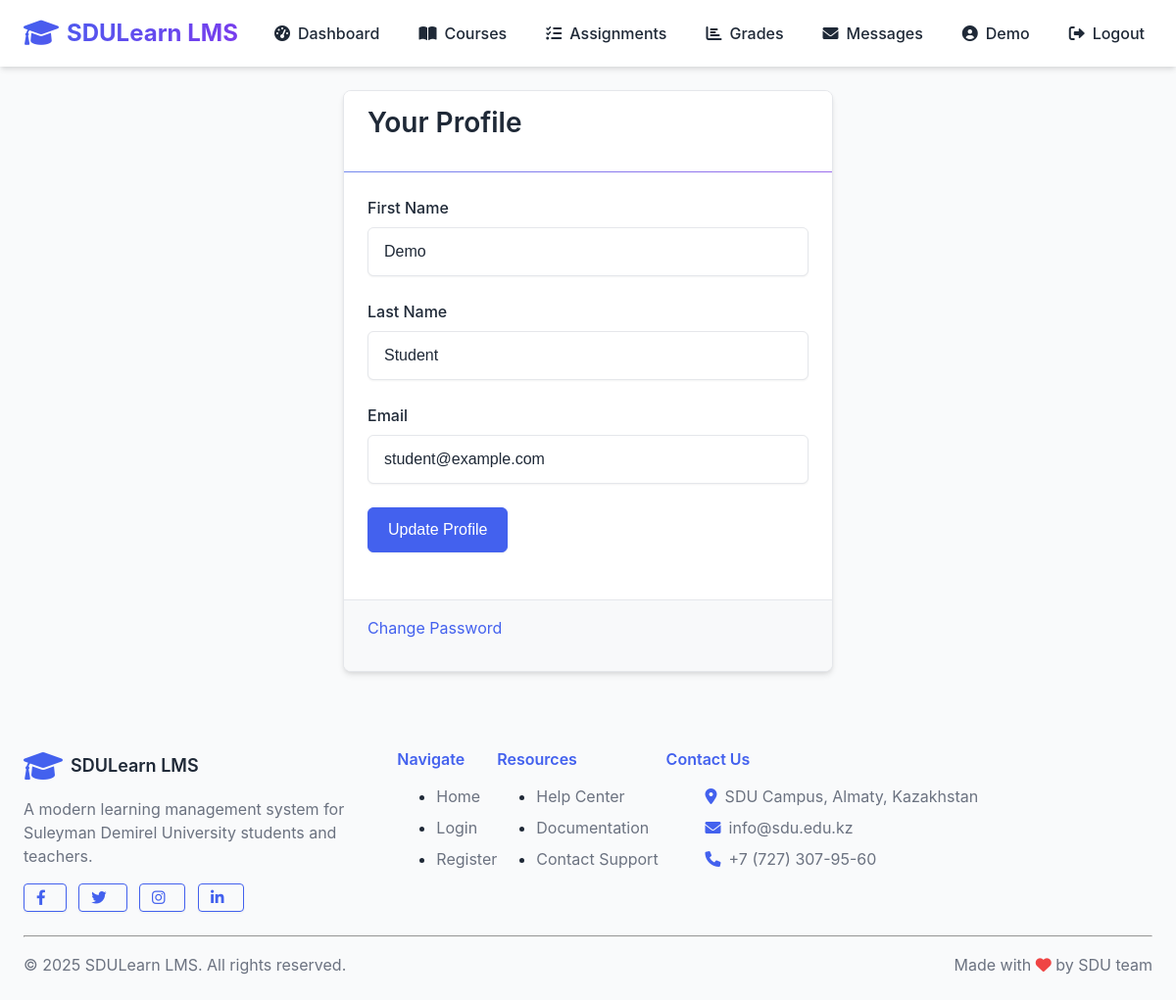
/profile (signed in), run on the app's committed database.
### lms/models/user.py (models this page shows, shortened)
class User(db.Model, UserMixin):
    __tablename__ = 'users'
    id = db.Column(db.Integer, primary_key=True)
    first_name = db.Column(db.String(50), nullable=False)
    last_name = db.Column(db.String(50), nullable=False)
    email = db.Column(db.String(120), unique=True, nullable=False)
    password_hash = db.Column(db.String(256), nullable=False)
    role_id = db.Column(db.Integer, db.ForeignKey('roles.id'), nullable=False)
    is_active = db.Column(db.Boolean, default=True)
    created_at = db.Column(db.DateTime, default=datetime.utcnow)
    updated_at = db.Column(db.DateTime, default=datetime.utcnow, onupdate=datetime.utcnow)
    certificate_path = db.Column(db.String(255), nullable=True, default=None)
    certificate_verified = db.Column(db.Boolean, nullable=True, default=False)
    certificate_submitted_at = db.Column(db.DateTime, nullable=True, default=None)
    created_courses = db.relationship('Course', backref='teacher', lazy='dynamic')
    enrollments = db.relationship('Enrollment', back_populates='student', lazy='dynamic')
    submissions = db.relationship('Submission', back_populates='student', lazy='dynamic')
    @property
    def password(self):
        raise AttributeError('Password is not a readable attribute')
    def is_admin(self):
        return self.role.name == 'admin'
    def is_teacher(self):
        return self.role.name == 'teacher'
    def is_student(self):
        return self.role.name == 'student'

### lms/routes/auth.py (the view)
@auth_bp.route('/profile', methods=['GET', 'POST'])
@login_required
def profile():
    form = ProfileUpdateForm(original_email=current_user.email)
    if form.validate_on_submit():
        current_user.first_name = form.first_name.data
        current_user.last_name = form.last_name.data
        current_user.email = form.email.data
        db.session.commit()
        flash('Your profile has been updated!', 'success')
        return redirect(url_for('auth.profile'))
    elif request.method == 'GET':
        form.first_name.data = current_user.first_name
        form.last_name.data = current_user.last_name
        form.email.data = current_user.email
    return render_template('auth/profile.html', form=form)

### lms/utils/forms.py (shortened to what this page needs)
class ProfileUpdateForm(FlaskForm):
    first_name = StringField('First Name', validators=[DataRequired(), Length(min=2, max=50)])
    last_name = StringField('Last Name', validators=[DataRequired(), Length(min=2, max=50)])
    email = StringField('Email', validators=[DataRequired(), Email()])
    submit = SubmitField('Update Profile')
    def __init__(self, original_email, *args, **kwargs):
        super(ProfileUpdateForm, self).__init__(*args, **kwargs)
        self.original_email = original_email

### app.py (called while the page is built)
@login_manager.user_loader
def load_user(user_id):
    return User.query.get(int(user_id))

### lms/templates/auth/profile.html (shortened to what this page needs)
{% extends 'base.html' %}
{% block content %}
<div class="card" style="max-width: 500px; margin: 0 auto;">
    <div class="card-header">
        <h2>Your Profile</h2>
    </div>
    <div class="card-body">
        <form method="POST" action="{{ url_for('auth.profile') }}">
            <div class="form-group">
                {{ form.first_name.label }}
                {{ form.first_name(class="form-control") }}
            </div>
            <div class="form-group">
                {{ form.last_name.label }}
                {{ form.last_name(class="form-control") }}
            </div>
            <div class="form-group">
                {{ form.email.label }}
                {{ form.email(class="form-control") }}
            </div>
            <div class="form-group">
                {{ form.submit(class="btn btn-primary") }}
            </div>
        </form>
    </div>
    <div class="card-footer">
        <p><a href="{{ url_for('auth.change_password') }}">Change Password</a></p>
    </div>
</div>
{% endblock %}

### lms/templates/base.html (shortened to what this page needs)
<!DOCTYPE html>
<html lang="en">
<head>
    <link rel="stylesheet" href="{{ url_for('static', filename='css/styles.css') }}">
    <link rel="stylesheet" href="https://cdnjs.cloudflare.com/ajax/libs/font-awesome/6.0.0-beta3/css/all.min.css">
</head>
<body>
    <nav class="navbar">
        <div class="container navbar-container">
            <a href="/" class="navbar-logo">
                <i class="fas fa-graduation-cap"></i> SDULearn LMS
            </a>
            <ul class="navbar-links" id="navbar-links">
                {% if current_user.is_authenticated %}
                    {% if current_user.is_admin() %}
                        <li><a href="{{ url_for('admin.dashboard') }}" {% if request.path.startswith('/admin/dashboard') %}class="active"{% endif %}><i class="fas fa-tachometer-alt"></i> Dashboard</a></li>
                        <li><a href="{{ url_for('admin.manage_users') }}" {% if request.path.startswith('/admin/users') %}class="active"{% endif %}><i class="fas fa-users"></i> Users</a></li>
                        <li><a href="{{ url_for('admin.manage_teachers') }}" {% if request.path.startswith('/admin/teachers') %}class="active"{% endif %}><i class="fas fa-chalkboard-teacher"></i> Teachers</a></li>
                        <li><a href="{{ url_for('admin.manage_courses') }}" {% if request.path.startswith('/admin/courses') %}class="active"{% endif %}><i class="fas fa-book"></i> Courses</a></li>
                        <li><a href="{{ url_for('messages.inbox') }}" {% if request.path.startswith('/messages') %}class="active"{% endif %}><i class="fas fa-envelope"></i> Messages
                            <span id="messages-unread-badge" class="badge badge-danger" style="display: none;"></span>
                        </a></li>
                    {% elif current_user.is_student() %}
                        <li><a href="{{ url_for('student.dashboard') }}" {% if request.path.startswith('/student/dashboard') %}class="active"{% endif %}><i class="fas fa-tachometer-alt"></i> Dashboard</a></li>
                        <li><a href="{{ url_for('student.browse_courses') }}" {% if request.path.startswith('/student/courses') %}class="active"{% endif %}><i class="fas fa-book-open"></i> Courses</a></li>
                        <li><a href="{{ url_for('student.my_assignments') }}" {% if request.path.startswith('/student/assignments') %}class="active"{% endif %}><i class="fas fa-tasks"></i> Assignments</a></li>
                        <li><a href="{{ url_for('student.view_grades') }}" {% if request.path.startswith('/student/grades') %}class="active"{% endif %}><i class="fas fa-chart-bar"></i> Grades</a></li>
                        <li><a href="{{ url_for('messages.inbox') }}" {% if request.path.startswith('/messages') %}class="active"{% endif %}><i class="fas fa-envelope"></i> Messages
                        </a></li>
                    {% endif %}
                    <li><a href="{{ url_for('auth.profile') }}" {% if request.path.startswith('/auth/profile') %}class="active"{% endif %}><i class="fas fa-user-circle"></i> {{ current_user.first_name }}</a></li>
                    <li><a href="{{ url_for('auth.logout') }}"><i class="fas fa-sign-out-alt"></i> Logout</a></li>
                {% endif %}
            </ul>
        </div>
    </nav>
    <div class="container py-4">
        {% block content %}{% endblock %}
    </div>
    <footer class="bg-white py-4 mt-5 border-top">
        <div class="container">
            <div class="row">
                <div class="col-md-4">
                    <div class="d-flex align-items-center mb-3">
                        <i class="fas fa-graduation-cap text-primary mr-2" style="font-size: 2rem;"></i>
                        <h5 class="mb-0">SDULearn LMS</h5>
                    </div>
                    <p class="text-muted">A modern learning management system for Suleyman Demirel University students and teachers.</p>
                    <div class="mt-3">
                        <a href="#" class="btn btn-sm btn-outline-primary mr-2"><i class="fab fa-facebook-f"></i></a>
                        <a href="#" class="btn btn-sm btn-outline-primary mr-2"><i class="fab fa-twitter"></i></a>
                        <a href="#" class="btn btn-sm btn-outline-primary mr-2"><i class="fab fa-instagram"></i></a>
                        <a href="#" class="btn btn-sm btn-outline-primary"><i class="fab fa-linkedin-in"></i></a>
                    </div>
                </div>
                <div class="col-md-2">
                    <h6 class="mb-3 text-primary">Navigate</h6>
                    <ul class="list-unstyled">
                        <li class="mb-2"><a href="/" class="text-muted">Home</a></li>
                        <li class="mb-2"><a href="/auth/login" class="text-muted">Login</a></li>
                        <li class="mb-2"><a href="/auth/register" class="text-muted">Register</a></li>
                    </ul>
                </div>
                <div class="col-md-2">
                    <h6 class="mb-3 text-primary">Resources</h6>
                    <ul class="list-unstyled">
                        <li class="mb-2"><a href="#" class="text-muted">Help Center</a></li>
                        <li class="mb-2"><a href="#" class="text-muted">Documentation</a></li>
                        <li class="mb-2"><a href="#" class="text-muted">Contact Support</a></li>
                    </ul>
                </div>
                <div class="col-md-4">
                    <h6 class="mb-3 text-primary">Contact Us</h6>
                    <ul class="list-unstyled">
                        <li class="mb-2 d-flex align-items-center">
                            <i class="fas fa-map-marker-alt text-primary mr-2"></i>
                            <span class="text-muted">SDU Campus, Almaty, Kazakhstan</span>
                        </li>
                        <li class="mb-2 d-flex align-items-center">
                            <i class="fas fa-envelope text-primary mr-2"></i>
                            <span class="text-muted">info@sdu.edu.kz</span>
                        </li>
                        <li class="mb-2 d-flex align-items-center">
                            <i class="fas fa-phone text-primary mr-2"></i>
                            <span class="text-muted">+7 (727) 307-95-60</span>
                        </li>
                    </ul>
                </div>
            </div>
            <hr class="mt-4 mb-3">
            <div class="d-flex justify-content-between align-items-center">
                <p class="mb-0 text-muted">© 2025 SDULearn LMS. All rights reserved.</p>
                <p class="mb-0 text-muted">Made with <i class="fas fa-heart text-danger"></i> by SDU team</p>
            </div>
        </div>
    </footer>
</body>
</html>

### data on the page
User: first_name "Demo", last_name "Student", email "student@example.com"
